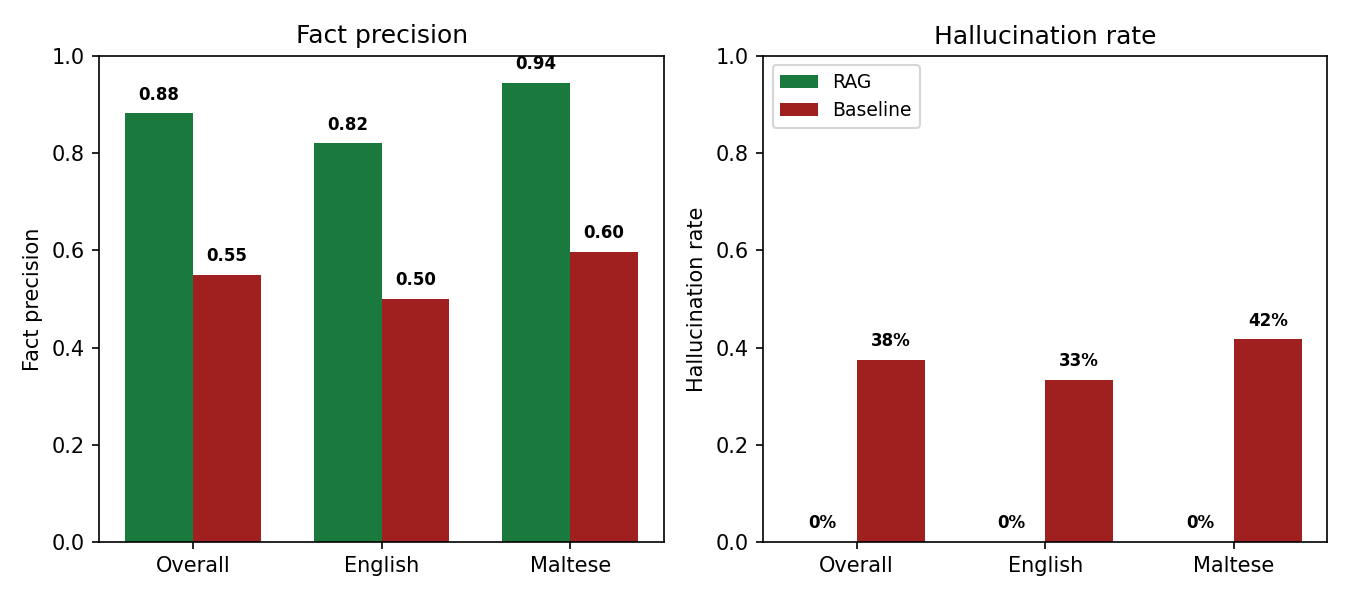

Write Python code to recreate this figure.
import json
from pathlib import Path
import matplotlib
matplotlib.use("Agg")
import matplotlib.pyplot as plt

s = json.loads((Path("eval/summary.json")).read_text(encoding="utf-8"))
RAG="#1a7a3e"; BASE="#a02020"
groups=["Overall","English","Maltese"]
keys=[("overall",None),("by_language","en"),("by_language","mt")]
def get(metric):
    rag=[]; base=[]
    for sec,k in keys:
        node = s[sec] if k is None else s[sec][k]
        rag.append(node["RAG"][metric]); base.append(node["Baseline"][metric])
    return rag,base
fig,axes=plt.subplots(1,2,figsize=(9,4))
x=range(len(groups)); w=0.36
for ax,metric,title,fmt in [
    (axes[0],"keyword_precision","Fact precision","{:.2f}"),
    (axes[1],"hallucination_rate","Hallucination rate","{:.0%}")]:
    rag,base=get(metric)
    b1=ax.bar([i-w/2 for i in x],rag,w,label="RAG",color=RAG)
    b2=ax.bar([i+w/2 for i in x],base,w,label="Baseline",color=BASE)
    ax.set_xticks(list(x)); ax.set_xticklabels(groups)
    ax.set_ylim(0,1); ax.set_title(title)
    ax.set_ylabel(title)
    for bars in (b1,b2):
        for r in bars:
            h=r.get_height()
            ax.text(r.get_x()+r.get_width()/2,h+0.02,fmt.format(h),ha="center",va="bottom",fontsize=8,fontweight="bold")
    if metric=="hallucination_rate":
        ax.legend(loc="upper left",fontsize=9)
fig.tight_layout()
fig.savefig("eval/fig_tech_eval.png",dpi=150)
print("wrote eval/fig_tech_eval.png")
